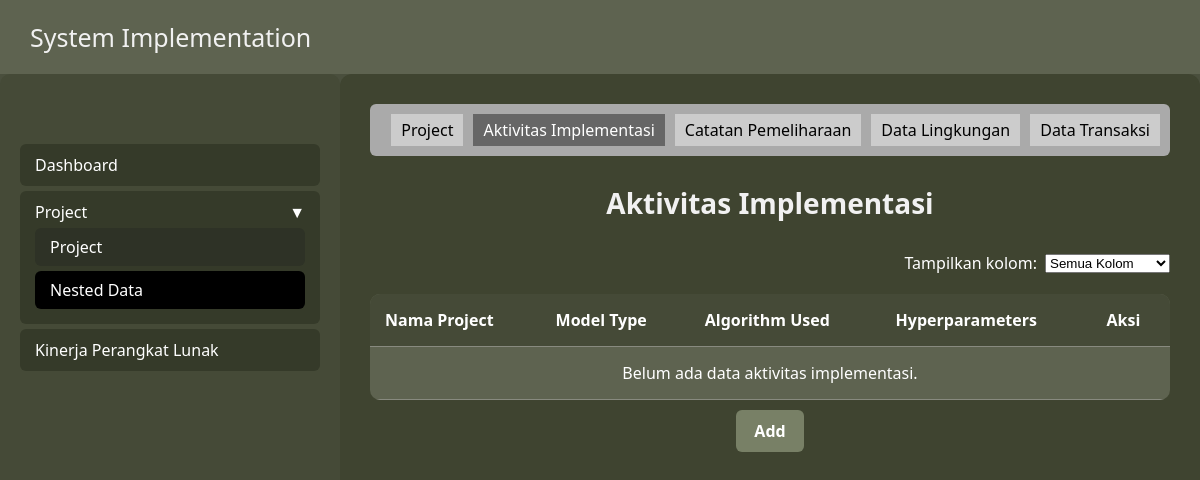
The page /nested_aktivitas/ on the database as committed earlier.
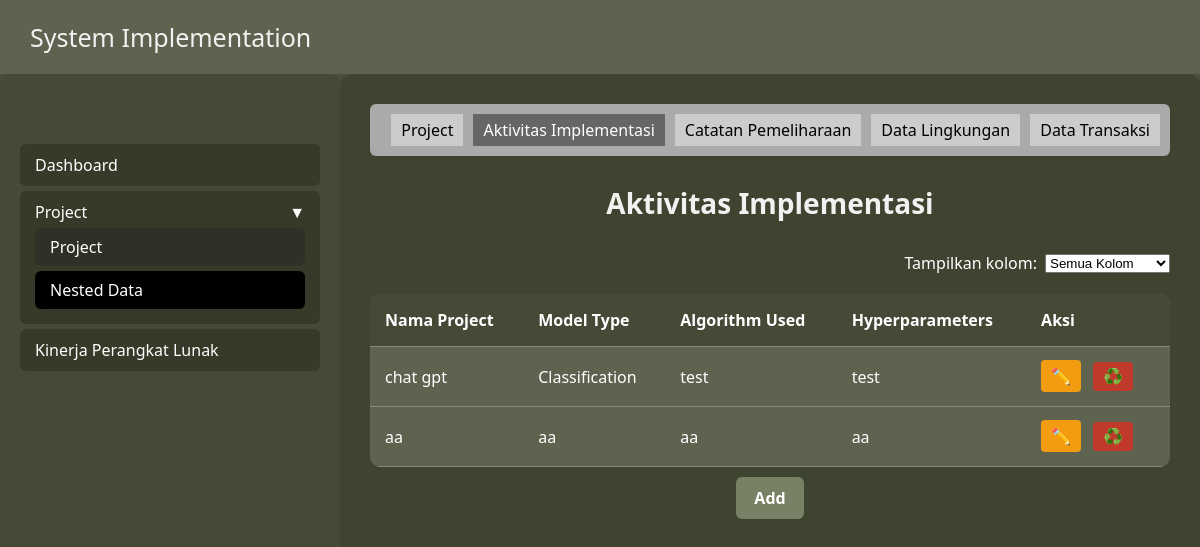
The same page on the database as committed later.
### dataentry/models.py (models this page shows, shortened)
class AktivitasImplementasi(models.Model):
    project = models.ForeignKey(Project, on_delete=models.CASCADE, related_name='aktivitas_implementasi')
    model_type = models.CharField(max_length=255)
    algorithm_used = models.CharField(max_length=255)
    hyperparameters = models.CharField(max_length=255)

class Project(models.Model):
    id_project = models.AutoField(primary_key=True)
    nama_project = models.CharField(max_length=255)
    model = models.CharField(max_length=255)
    external_id = models.CharField(max_length=255, unique=True, blank=True, null=True)
    deskripsi = models.TextField()

### dataentry/views.py (the view)
# urls.py: path('nested_aktivitas/', views.nested_aktivitas, name='nested_aktivitas'),
def nested_aktivitas(request):
    aktivitas_list = AktivitasImplementasi.objects.select_related('project').all()
    return render(request, 'nested_aktivitas.html', {'aktivitas_list': aktivitas_list})

### dataentry/templates/nested_aktivitas.html (shortened to what this page needs)
<!DOCTYPE html>
<html lang="id">
<head>
</head>
<body>
    <header>
        <h2>System Implementation</h2>
    </header>
    <div class="container">
        <div class="sidebar">
            <ul class="menu">
                <li><a href="{% url 'dashboard' %}">Dashboard</a></li>
                <li class="dropdown-toggle open">
                    Project <span style="float: right;">▼</span>
                    <ul class="submenu" style="display: block;">
                        <li><a href="{% url 'project_form' %}">Project</a></li>
                        <li class="active"><a href="{% url 'nested' %}">Nested Data</a></li>
                    </ul>
                </li>
                <li><a href="{% url 'kinerja' %}">Kinerja Perangkat Lunak</a></li>
            </ul>
        </div>
        <div class="content">
            <div class="tabs">
                <div><a href="{% url 'nested' %}">Project</a></div>
                <div class="active">Aktivitas Implementasi</div>
                <div><a href="{% url 'nested_catatan' %}">Catatan Pemeliharaan</a></div>
                <div><a href="{% url 'nested_lingkungan' %}">Data Lingkungan</a></div>
                <div><a href="{% url 'nested_datatransaksi' %}">Data Transaksi</a></div>
            </div>
            <h3>Aktivitas Implementasi</h3>
            <div style="margin-bottom: 20px; display: flex; justify-content: flex-end; align-items: center;">
                <label for="filter-column" style="margin-right: 8px;">Tampilkan kolom: </label>
                <select id="filter-column" onchange="filterTableColumn()">
                    <option value="all">Semua Kolom</option>
                </select>
            </div>
            <table>
                <thead>
                    <tr>
                        <th class="col-nama_project">Nama Project</th>
                        <th class="col-model_type">Model Type</th>
                        <th class="col-algorithm_used">Algorithm Used</th>
                        <th class="col-hyperparameters">Hyperparameters</th>
                        <th>Aksi</th>
                    </tr>
                </thead>
                <tbody>
                    {% for aktivitas in aktivitas_list %}
                    <tr>
                        <td class="col-nama_project">{{ aktivitas.project.nama_project }}</td>
                        <td class="col-model_type">{{ aktivitas.model_type }}</td>
                        <td class="col-algorithm_used">{{ aktivitas.algorithm_used }}</td>
                        <td class="col-hyperparameters">{{ aktivitas.hyperparameters }}</td>
                        <td class="action-buttons">
                            <a href="{% url 'edit_aktivitas' aktivitas.id %}" class="edit-btn">✏️</a>
                            <form action="{% url 'delete_aktivitas' aktivitas.id %}" method="post" style="display:inline;">
                                <button type="submit" class="delete-btn" onclick="return confirm('Yakin ingin menghapus data ini?');">♻️</button>
                            </form>
                        </td>
                    </tr>
                    {% empty %}
                    <tr>
                        <td colspan="5" style="text-align: center;">Belum ada data aktivitas implementasi.</td>
                    </tr>
                    {% endfor %}
                </tbody>
            </table>
            <div style="margin-top: 20px; text-align: center;">
                <a href="{% url 'project_form' %}" class="add-btn"
                    style="background: #788066; color: white; padding: 10px 18px; border-radius: 6px; text-decoration: none; font-weight: bold;">Add</a>
            </div>
        </div>
    </div>
</body>
</html>

Rows that differ between the two databases and show on the page:
added AktivitasImplementasi: project.nama_project "chat gpt", model_type "Classification", algorithm_used "test", hyperparameters "test"
added AktivitasImplementasi: project.nama_project "aa", model_type "aa", algorithm_used "aa", hyperparameters "aa"
Other text that changed with them:
text no longer shown: "Belum ada data aktivitas implementasi."
